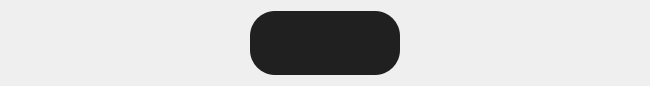
<?xml version="1.0" encoding="UTF-8"?>
<ui version="4.0">
 <class>Form</class>
 <widget class="QWidget" name="Form">
  <property name="geometry">
   <rect>
    <x>0</x>
    <y>0</y>
    <width>650</width>
    <height>86</height>
   </rect>
  </property>
  <property name="windowTitle">
   <string>Form</string>
  </property>
  <layout class="QHBoxLayout" name="horizontalLayout">
   <property name="leftMargin">
    <number>0</number>
   </property>
   <property name="topMargin">
    <number>0</number>
   </property>
   <property name="rightMargin">
    <number>0</number>
   </property>
   <property name="bottomMargin">
    <number>0</number>
   </property>
   <item>
    <widget class="QStackedWidget" name="basic_function_stack">
     <property name="minimumSize">
      <size>
       <width>650</width>
       <height>86</height>
      </size>
     </property>
     <property name="styleSheet">
      <string notr="true">QStackedWidget{
	background-color:transparent;
}</string>
     </property>
     <property name="currentIndex">
      <number>0</number>
     </property>
     <widget class="QWidget" name="page_crop">
      <layout class="QHBoxLayout" name="horizontalLayout_13" stretch="1,0,1">
       <property name="leftMargin">
        <number>11</number>
       </property>
       <property name="topMargin">
        <number>11</number>
       </property>
       <property name="rightMargin">
        <number>11</number>
       </property>
       <property name="bottomMargin">
        <number>11</number>
       </property>
       <item>
        <spacer name="horizontalSpacer_12">
         <property name="orientation">
          <enum>Qt::Horizontal</enum>
         </property>
         <property name="sizeHint" stdset="0">
          <size>
           <width>404</width>
           <height>20</height>
          </size>
         </property>
        </spacer>
       </item>
       <item>
        <widget class="QWidget" name="widget_2" native="true">
         <property name="minimumSize">
          <size>
           <width>150</width>
           <height>0</height>
          </size>
         </property>
         <property name="styleSheet">
          <string notr="true">QWidget{
	background-color: rgb(32, 32, 32);
	border-radius:25px;
}</string>
         </property>
         <layout class="QHBoxLayout" name="horizontalLayout_15">
          <property name="leftMargin">
           <number>10</number>
          </property>
          <property name="topMargin">
           <number>10</number>
          </property>
          <property name="rightMargin">
           <number>10</number>
          </property>
          <property name="bottomMargin">
           <number>10</number>
          </property>
          <item>
           <widget class="QPushButton" name="pushButton_min_4">
            <property name="sizePolicy">
             <sizepolicy hsizetype="Minimum" vsizetype="Fixed">
              <horstretch>0</horstretch>
              <verstretch>0</verstretch>
             </sizepolicy>
            </property>
            <property name="minimumSize">
             <size>
              <width>48</width>
              <height>44</height>
             </size>
            </property>
            <property name="maximumSize">
             <size>
              <width>48</width>
              <height>44</height>
             </size>
            </property>
            <property name="cursor">
             <cursorShape>PointingHandCursor</cursorShape>
            </property>
            <property name="toolTip">
             <string>应用</string>
            </property>
            <property name="toolTipDuration">
             <number>3000</number>
            </property>
            <property name="styleSheet">
             <string notr="true">.QPushButton:hover{
	background-color:rgb(58, 58, 58);
	border-radius:10px;
}</string>
            </property>
            <property name="text">
             <string/>
            </property>
            <property name="icon">
             <iconset resource="resources.qrc">
              <normaloff>:/images/icon/apply_icon.svg</normaloff>:/images/icon/apply_icon.svg</iconset>
            </property>
            <property name="iconSize">
             <size>
              <width>35</width>
              <height>35</height>
             </size>
            </property>
            <property name="flat">
             <bool>true</bool>
            </property>
           </widget>
          </item>
          <item>
           <widget class="QPushButton" name="pushButton_min_5">
            <property name="minimumSize">
             <size>
              <width>48</width>
              <height>44</height>
             </size>
            </property>
            <property name="maximumSize">
             <size>
              <width>48</width>
              <height>44</height>
             </size>
            </property>
            <property name="cursor">
             <cursorShape>PointingHandCursor</cursorShape>
            </property>
            <property name="toolTip">
             <string>取消</string>
            </property>
            <property name="toolTipDuration">
             <number>3000</number>
            </property>
            <property name="styleSheet">
             <string notr="true">.QPushButton:hover{
	background-color:rgb(58, 58, 58);
	border-radius:10px;
}</string>
            </property>
            <property name="text">
             <string/>
            </property>
            <property name="icon">
             <iconset resource="resources.qrc">
              <normaloff>:/images/icon/cancel_icon.svg</normaloff>:/images/icon/cancel_icon.svg</iconset>
            </property>
            <property name="iconSize">
             <size>
              <width>35</width>
              <height>35</height>
             </size>
            </property>
            <property name="flat">
             <bool>true</bool>
            </property>
           </widget>
          </item>
         </layout>
        </widget>
       </item>
       <item>
        <spacer name="horizontalSpacer_13">
         <property name="orientation">
          <enum>Qt::Horizontal</enum>
         </property>
         <property name="sizeHint" stdset="0">
          <size>
           <width>404</width>
           <height>20</height>
          </size>
         </property>
        </spacer>
       </item>
      </layout>
     </widget>
     <widget class="QWidget" name="page_rotate">
      <layout class="QHBoxLayout" name="horizontalLayout_16">
       <item>
        <spacer name="horizontalSpacer">
         <property name="orientation">
          <enum>Qt::Horizontal</enum>
         </property>
         <property name="sizeHint" stdset="0">
          <size>
           <width>40</width>
           <height>20</height>
          </size>
         </property>
        </spacer>
       </item>
       <item>
        <widget class="QWidget" name="widget_4" native="true">
         <property name="minimumSize">
          <size>
           <width>150</width>
           <height>0</height>
          </size>
         </property>
         <property name="styleSheet">
          <string notr="true">QWidget{
	background-color: rgb(32, 32, 32);
	border-radius:25px;
}</string>
         </property>
         <layout class="QHBoxLayout" name="horizontalLayout_14">
          <property name="leftMargin">
           <number>10</number>
          </property>
          <property name="topMargin">
           <number>10</number>
          </property>
          <property name="rightMargin">
           <number>10</number>
          </property>
          <property name="bottomMargin">
           <number>10</number>
          </property>
          <item>
           <widget class="QPushButton" name="pushButton_left_90">
            <property name="sizePolicy">
             <sizepolicy hsizetype="Minimum" vsizetype="Fixed">
              <horstretch>0</horstretch>
              <verstretch>0</verstretch>
             </sizepolicy>
            </property>
            <property name="minimumSize">
             <size>
              <width>48</width>
              <height>44</height>
             </size>
            </property>
            <property name="maximumSize">
             <size>
              <width>48</width>
              <height>44</height>
             </size>
            </property>
            <property name="cursor">
             <cursorShape>PointingHandCursor</cursorShape>
            </property>
            <property name="toolTip">
             <string>逆时针旋转90°</string>
            </property>
            <property name="toolTipDuration">
             <number>3000</number>
            </property>
            <property name="styleSheet">
             <string notr="true">.QPushButton:hover{
	background-color:rgb(58, 58, 58);
	border-radius:10px;
}</string>
            </property>
            <property name="text">
             <string/>
            </property>
            <property name="icon">
             <iconset resource="resources.qrc">
              <normaloff>:/images/icon/rotate_counterclockwise_icon.svg</normaloff>:/images/icon/rotate_counterclockwise_icon.svg</iconset>
            </property>
            <property name="iconSize">
             <size>
              <width>35</width>
              <height>35</height>
             </size>
            </property>
            <property name="flat">
             <bool>true</bool>
            </property>
           </widget>
          </item>
          <item>
           <widget class="QPushButton" name="pushButton_right_90">
            <property name="minimumSize">
             <size>
              <width>48</width>
              <height>44</height>
             </size>
            </property>
            <property name="maximumSize">
             <size>
              <width>48</width>
              <height>44</height>
             </size>
            </property>
            <property name="cursor">
             <cursorShape>PointingHandCursor</cursorShape>
            </property>
            <property name="toolTip">
             <string>顺时针旋转90°</string>
            </property>
            <property name="toolTipDuration">
             <number>3000</number>
            </property>
            <property name="styleSheet">
             <string notr="true">.QPushButton:hover{
	background-color:rgb(58, 58, 58);
	border-radius:10px;
}</string>
            </property>
            <property name="text">
             <string/>
            </property>
            <property name="icon">
             <iconset resource="resources.qrc">
              <normaloff>:/images/icon/rotate_clockwise_icon.svg</normaloff>:/images/icon/rotate_clockwise_icon.svg</iconset>
            </property>
            <property name="iconSize">
             <size>
              <width>35</width>
              <height>35</height>
             </size>
            </property>
            <property name="flat">
             <bool>true</bool>
            </property>
           </widget>
          </item>
          <item>
           <widget class="QPushButton" name="pushButton_flip_y">
            <property name="minimumSize">
             <size>
              <width>48</width>
              <height>44</height>
             </size>
            </property>
            <property name="maximumSize">
             <size>
              <width>48</width>
              <height>44</height>
             </size>
            </property>
            <property name="cursor">
             <cursorShape>PointingHandCursor</cursorShape>
            </property>
            <property name="toolTip">
             <string>X镜像</string>
            </property>
            <property name="toolTipDuration">
             <number>3000</number>
            </property>
            <property name="styleSheet">
             <string notr="true">.QPushButton:hover{
	background-color:rgb(58, 58, 58);
	border-radius:10px;
}</string>
            </property>
            <property name="text">
             <string/>
            </property>
            <property name="icon">
             <iconset resource="resources.qrc">
              <normaloff>:/images/icon/ic-flip-x.svg</normaloff>:/images/icon/ic-flip-x.svg</iconset>
            </property>
            <property name="iconSize">
             <size>
              <width>35</width>
              <height>35</height>
             </size>
            </property>
            <property name="flat">
             <bool>true</bool>
            </property>
           </widget>
          </item>
          <item>
           <widget class="QPushButton" name="pushButton_flip_x">
            <property name="minimumSize">
             <size>
              <width>48</width>
              <height>44</height>
             </size>
            </property>
            <property name="maximumSize">
             <size>
              <width>48</width>
              <height>44</height>
             </size>
            </property>
            <property name="cursor">
             <cursorShape>PointingHandCursor</cursorShape>
            </property>
            <property name="toolTip">
             <string>Y镜像</string>
            </property>
            <property name="toolTipDuration">
             <number>3000</number>
            </property>
            <property name="styleSheet">
             <string notr="true">.QPushButton:hover{
	background-color:rgb(58, 58, 58);
	border-radius:10px;
}</string>
            </property>
            <property name="text">
             <string/>
            </property>
            <property name="icon">
             <iconset resource="resources.qrc">
              <normaloff>:/images/icon/ic-flip-y.svg</normaloff>:/images/icon/ic-flip-y.svg</iconset>
            </property>
            <property name="iconSize">
             <size>
              <width>35</width>
              <height>35</height>
             </size>
            </property>
            <property name="flat">
             <bool>true</bool>
            </property>
           </widget>
          </item>
         </layout>
        </widget>
       </item>
       <item>
        <spacer name="horizontalSpacer_2">
         <property name="orientation">
          <enum>Qt::Horizontal</enum>
         </property>
         <property name="sizeHint" stdset="0">
          <size>
           <width>40</width>
           <height>20</height>
          </size>
         </property>
        </spacer>
       </item>
      </layout>
     </widget>
    </widget>
   </item>
  </layout>
 </widget>
 <resources>
  <include location="resources.qrc"/>
 </resources>
 <connections/>
</ui>
